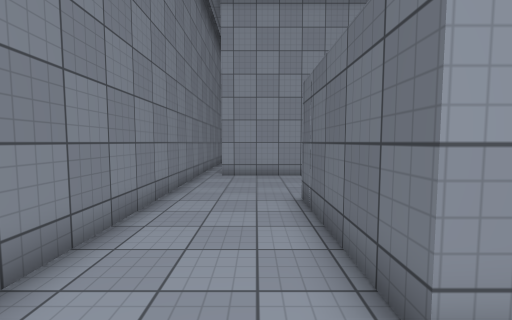
view 1 (above)

16 first-person views from a walk through a scene from a Unity 3-D project. The camera is 1.5 m above the floor, tilts 4° down and sees 90° across. The floor is counted in squares, 1 m on a side. Each view is taken from the middle of a square. On the plan, view 1 faces up. The plan holds only what a view shows up to about 13 squares ahead; the rest is blank. The place goes on beyond the plan. The player is left out. Surface patterns are stand-ins for the level's own textures.

view 2
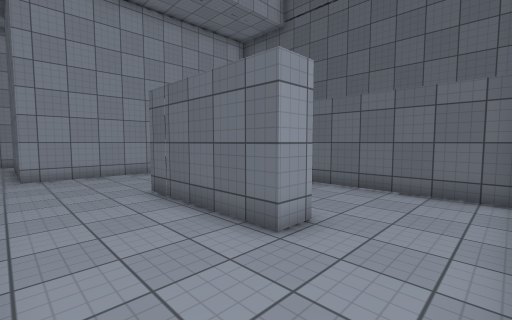

view 3
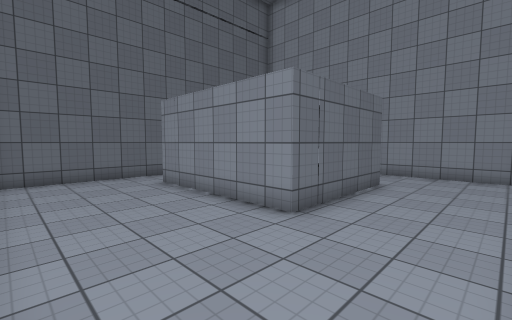

view 4
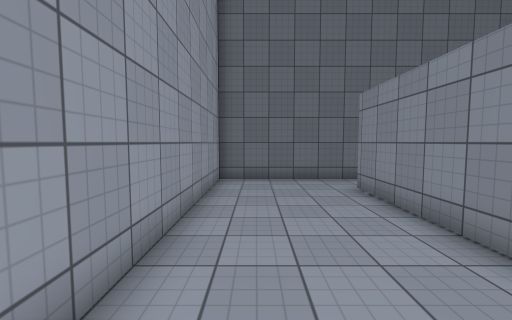

view 5
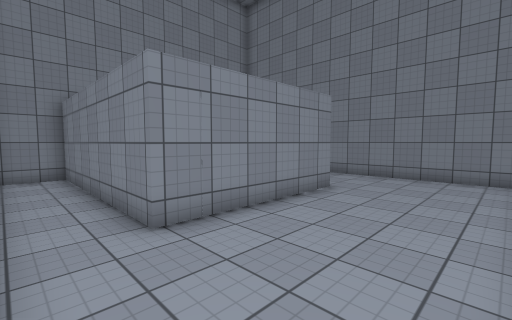

view 6
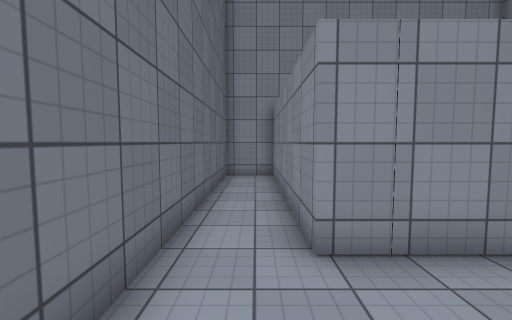

view 7
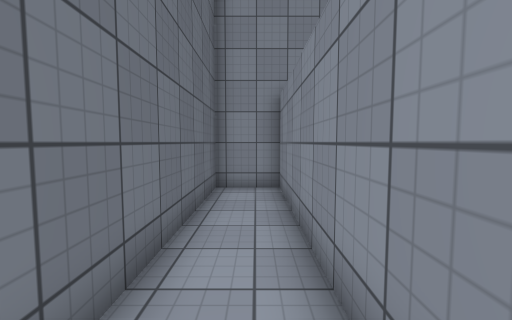

view 8
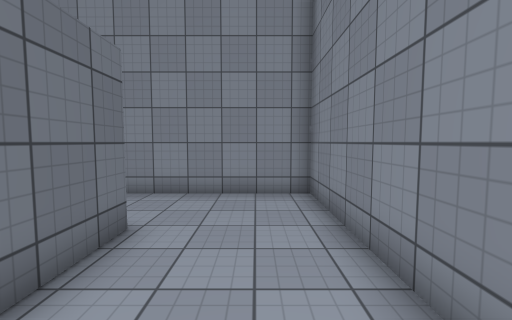

view 9
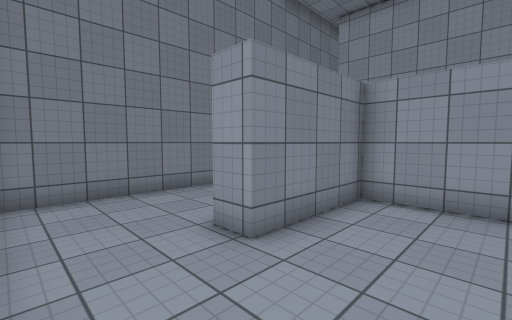

view 10
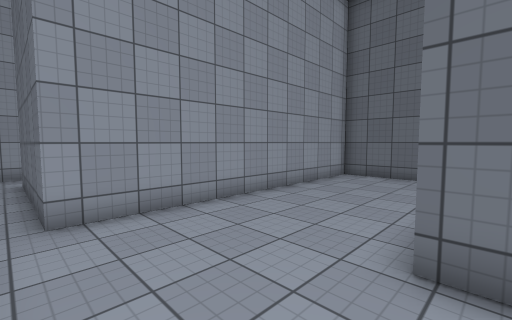

view 11
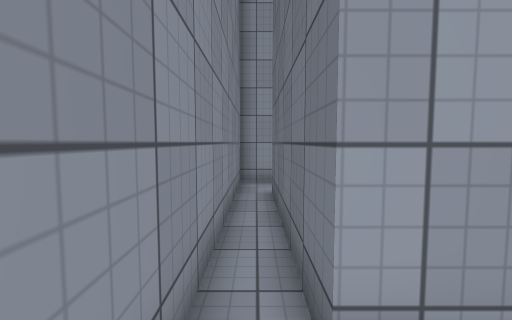

view 12
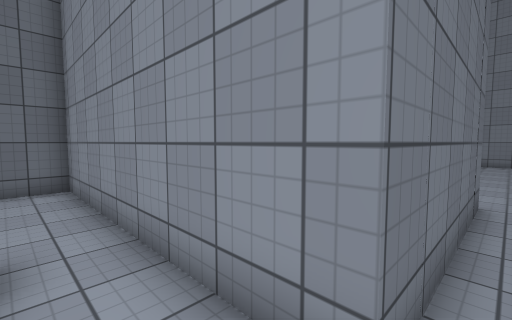

view 13
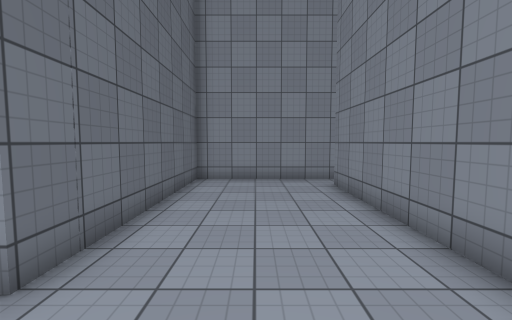

view 14
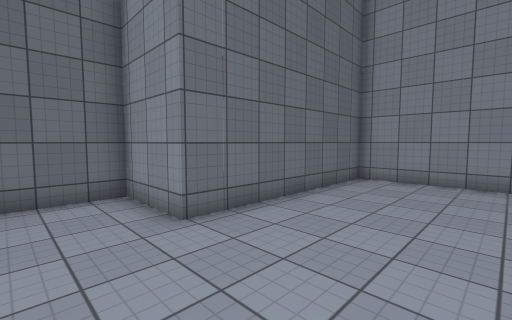

view 15
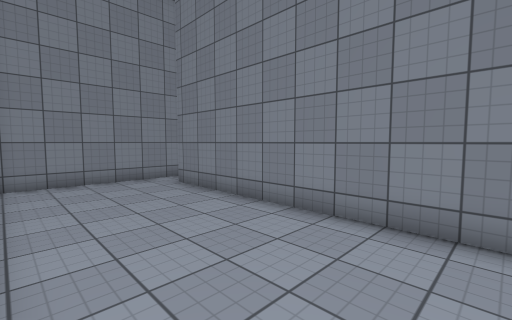

view 16
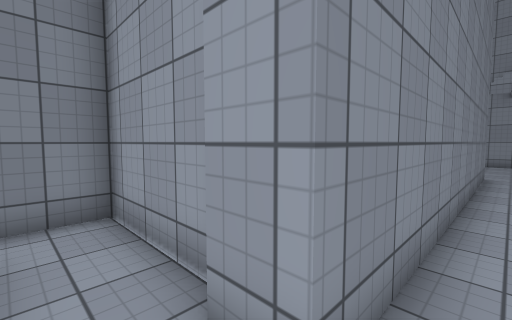

### Floor plan
Points are (right, up) in squares from view 1. A wall is a line through its corners. A room is listed if a view was taken in it or the views show most of it. See-through windows are left out.
Room 1 (views 1, 2, 3, 4, 5, 6, 7, 8, 9, 10, 11)
walls: (5.1, 5.7) (2.3, 5.7) (2.3, 1.7) (1.2, 1.7) (1.2, 6.7) (7.2, 6.7) (7.2, -1.4) (9.3, -1.4) (9.3, 11.5) (-1.5, 11.5); (6.2, -1.1) (6.2, 4.2); (-2.6, 11.6) (-2.6, -1.4) (2.9, -1.4)
ways out: opening at (-2, 12) to room 2
Room 2 (views 12, 13, 14, 15, 16)
walls: (0.8, 19.6) (-2.6, 19.6) (-2.6, 11.6); (2.3, 28.5) (2.3, 19.2) (1.2, 19.2); (-1.5, 11.5) (-1.5, 17.6) (7.4, 17.6) (7.4, 25.6) (10.4, 25.6) (10.4, 28.1)
ways out: opening at (-2, 12) to room 1

Positions as (right, up) in squares from view 1, and headings:
1: (0, 0), facing up
2: (-2, -1), facing up-right
3: (-2, 11), facing down-right
4: (-1, 10), facing right
5: (9, 11), facing down-left
6: (8, 10), facing down
7: (8, 7), facing down
8: (-1, 6), facing down
9: (5, -1), facing up-left
10: (-2, 6), facing up-right
11: (-2, 10), facing up
12: (-2, 19), facing down-right
13: (5, 28), facing down
14: (3, 28), facing down-right
15: (7, 28), facing down-left
16: (3, 18), facing up-left
